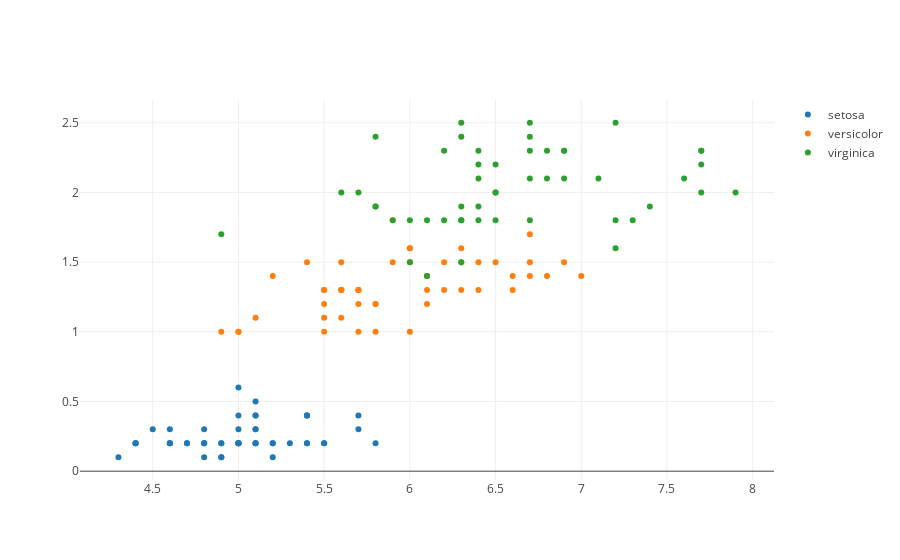

Notebook cell for this chart:
### Code cell
trace0 = go.Scatter(
    x = iris_data[iris_data['target_names']==0]['sepal length (cm)'],
    y = iris_data[iris_data['target_names']==0]['petal width (cm)'],
    mode = 'markers',
    name = 'setosa'
)
trace1 = go.Scatter(
    x = iris_data[iris_data['target_names']==1]['sepal length (cm)'],
    y = iris_data[iris_data['target_names']==1]['petal width (cm)'],
    mode = 'markers',
    name = 'versicolor'
)
trace2 = go.Scatter(
    x = iris_data[iris_data['target_names']==2]['sepal length (cm)'],
    y = iris_data[iris_data['target_names']==2]['petal width (cm)'],
    mode = 'markers',
    name = 'virginica'
)

data = [trace0, trace1, trace2]
plotly.offline.iplot(data, filename='basic-scatter')

### Figure 1 — Plotly figure (JSON) as saved in the notebook; plotly's stock layout.template omitted (floating-point values rounded to 4 significant figures)
{"data": [{"mode": "markers", "name": "setosa", "type": "scatter", "uid": "774c67b1-0d5b-4b81-bb53-269840f8289e", "x": [5.1, 4.9, 4.7, 4.6, 5, 5.4, 4.6, 5, 4.4, 4.9, 5.4, 4.8, 4.8, 4.3, 5.8, 5.7, 5.4, 5.1, 5.7, 5.1, 5.4, 5.1, 4.6, 5.1, 4.8, 5, 5, 5.2, 5.2, 4.7, 4.8, 5.4, 5.2, 5.5, 4.9, 5, 5.5, 4.9, 4.4, 5.1, 5, 4.5, 4.4, 5, 5.1, 4.8, 5.1, 4.6, 5.3, 5], "y": [0.2, 0.2, 0.2, 0.2, 0.2, 0.4, 0.3, 0.2, 0.2, 0.1, 0.2, 0.2, 0.1, 0.1, 0.2, 0.4, 0.4, 0.3, 0.3, 0.3, 0.2, 0.4, 0.2, 0.5, 0.2, 0.2, 0.4, 0.2, 0.2, 0.2, 0.2, 0.4, 0.1, 0.2, 0.2, 0.2, 0.2, 0.1, 0.2, 0.2, 0.3, 0.3, 0.2, 0.6, 0.4, 0.3, 0.2, 0.2, 0.2, 0.2]}, {"mode": "markers", "name": "versicolor", "type": "scatter", "uid": "d9627467-4341-411a-a2b8-6f47b83b5249", "x": [7, 6.4, 6.9, 5.5, 6.5, 5.7, 6.3, 4.9, 6.6, 5.2, 5, 5.9, 6, 6.1, 5.6, 6.7, 5.6, 5.8, 6.2, 5.6, 5.9, 6.1, 6.3, 6.1, 6.4, 6.6, 6.8, 6.7, 6, 5.7, 5.5, 5.5, 5.8, 6, 5.4, 6, 6.7, 6.3, 5.6, 5.5, 5.5, 6.1, 5.8, 5, 5.6, 5.7, 5.7, 6.2, 5.1, 5.7], "y": [1.4, 1.5, 1.5, 1.3, 1.5, 1.3, 1.6, 1, 1.3, 1.4, 1, 1.5, 1, 1.4, 1.3, 1.4, 1.5, 1, 1.5, 1.1, 1.8, 1.3, 1.5, 1.2, 1.3, 1.4, 1.4, 1.7, 1.5, 1, 1.1, 1, 1.2, 1.6, 1.5, 1.6, 1.5, 1.3, 1.3, 1.3, 1.2, 1.4, 1.2, 1, 1.3, 1.2, 1.3, 1.3, 1.1, 1.3]}, {"mode": "markers", "name": "virginica", "type": "scatter", "uid": "b1b3fdc9-57f8-4621-bc07-bb0a7868a285", "x": [6.3, 5.8, 7.1, 6.3, 6.5, 7.6, 4.9, 7.3, 6.7, 7.2, 6.5, 6.4, 6.8, 5.7, 5.8, 6.4, 6.5, 7.7, 7.7, 6, 6.9, 5.6, 7.7, 6.3, 6.7, 7.2, 6.2, 6.1, 6.4, 7.2, 7.4, 7.9, 6.4, 6.3, 6.1, 7.7, 6.3, 6.4, 6, 6.9, 6.7, 6.9, 5.8, 6.8, 6.7, 6.7, 6.3, 6.5, 6.2, 5.9], "y": [2.5, 1.9, 2.1, 1.8, 2.2, 2.1, 1.7, 1.8, 1.8, 2.5, 2, 1.9, 2.1, 2, 2.4, 2.3, 1.8, 2.2, 2.3, 1.5, 2.3, 2, 2, 1.8, 2.1, 1.8, 1.8, 1.8, 2.1, 1.6, 1.9, 2, 2.2, 1.5, 1.4, 2.3, 2.4, 1.8, 1.8, 2.1, 2.4, 2.3, 1.9, 2.3, 2.5, 2.3, 1.9, 2, 2.3, 1.8]}], "layout": {}}
